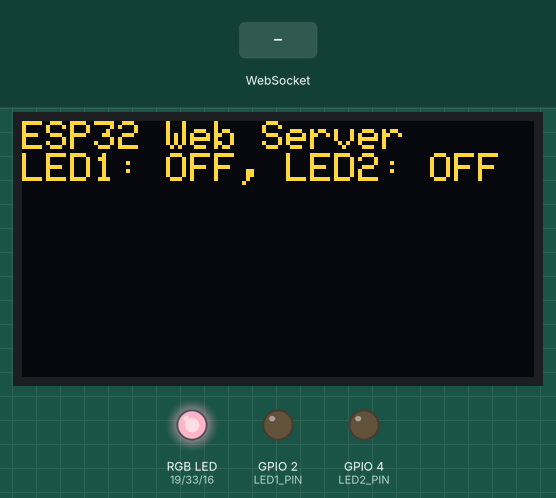
The sketch below on a simulated ESP32. On the bench: 128×64 one-colour display, an RGB LED mixed from three pins (HIGH = lit), output pins drawn as LEDs (lit = HIGH). The inputs (shaded band) are chosen by the test bench. The OLED is the two-colour kind (top 16 rows yellow); WiFi joins after 1.5 s; servers stay silent unless stated; the display library's start-up logo is not drawn; what the sketch prints to the serial monitor is not drawn.

Above: at 3.7 s.
3.8 s: WebSocket text "toggleLED1" received
At 5.0 s:
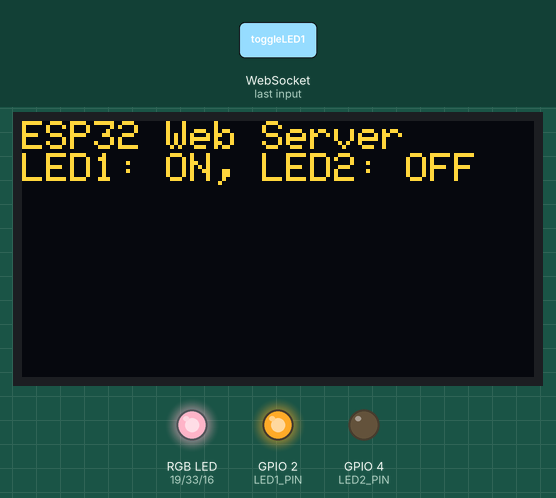
5.3 s: WebSocket text "toggleLED2" received
At 6.3 s:
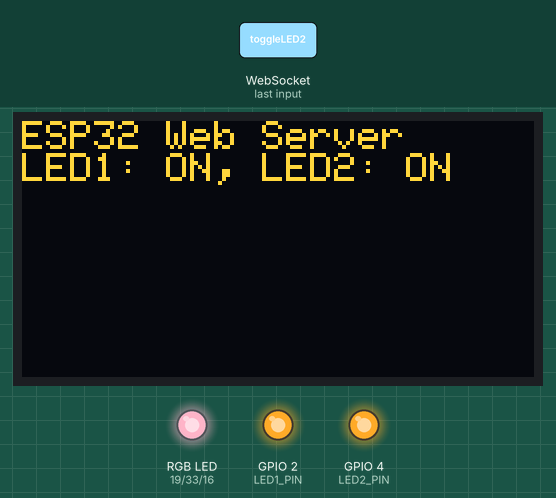
6.8 s: WebSocket text "toggleLED1" received
At 7.5 s:
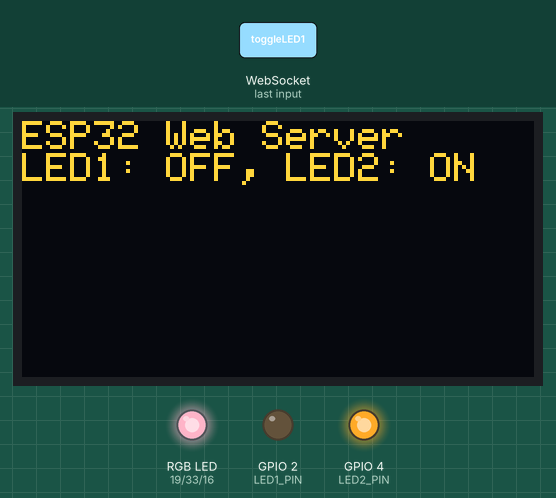
8.3 s: WebSocket text "toggleLED2" received
At 8.6 s:
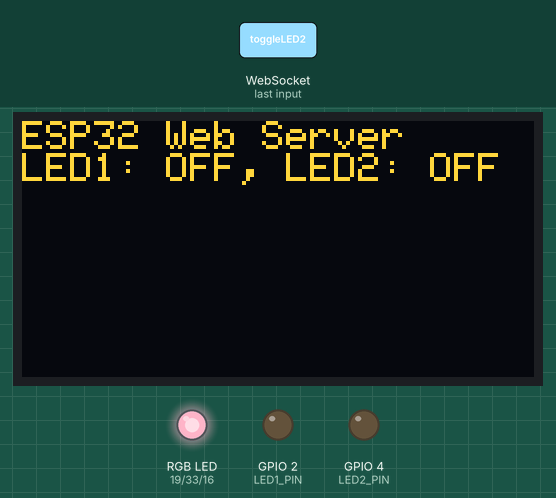
Timing chart, 0 to 10.8 s (numbered marks = the images above; inputs shaded):
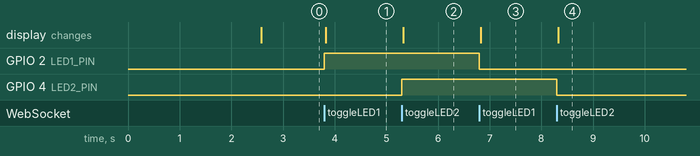

The sketch:

ESP32_WebSocket_LED_Control.ino
```cpp
#include <WiFi.h>
#include <WebServer.h>
#include <WebSocketsServer.h>
#include <Adafruit_SSD1306.h>
#include <Adafruit_GFX.h>

// Define the GPIO pins for the RGB LED
#define RED_PIN 19
#define GREEN_PIN 33
#define BLUE_PIN 16

// Define the GPIO pins for the LEDs
#define LED1_PIN 2
#define LED2_PIN 4

// OLED display setup
#define SCREEN_WIDTH 128
#define SCREEN_HEIGHT 64
Adafruit_SSD1306 display(SCREEN_WIDTH, SCREEN_HEIGHT, &Wire, -1);

WebServer server(80);
WebSocketsServer webSocket = WebSocketsServer(81);

bool led1State = false;
bool led2State = false;

// WiFi credentials
const char* ssid = "ALX The Piano 01";
const char* password = "Thepiano01";

// Function to update the OLED display
void updateOLED() {
  display.clearDisplay();
  display.setTextSize(1);
  display.setTextColor(SSD1306_WHITE);
  display.setCursor(0, 0);

  display.println("ESP32 Web Server");

  // Use else if to conditionally display the LED states
  if (led1State && led2State) {
    display.println("LED1: ON, LED2: ON");
  }
  else if (led1State && !led2State) {
    display.println("LED1: ON, LED2: OFF");
  }
  else if (!led1State && led2State) {
    display.println("LED1: OFF, LED2: ON");
  }
  else {
    display.println("LED1: OFF, LED2: OFF");
  }

  display.display();
}

// Initialize WiFi connection
void setupWiFi() {
  WiFi.begin(ssid, password);
  while (WiFi.status() != WL_CONNECTED) {
    delay(500);
    Serial.print(".");
  }
  Serial.println("Connected to WiFi");
}

// Toggle the LED state and update OLED
void toggleLED(int ledPin, bool &ledState) {
  ledState = !ledState;
  digitalWrite(ledPin, ledState ? HIGH : LOW);
  updateOLED();
}

// WebSocket event handler
void webSocketEvent(uint8_t num, WStype_t type, uint8_t * payload, size_t length) {
  if (type == WStype_TEXT) {
    String msg = String((char*)payload);
    // Use else if to check the specific command
    if (msg == "toggleLED1") {
      toggleLED(LED1_PIN, led1State);
    }
    else if (msg == "toggleLED2") {
      toggleLED(LED2_PIN, led2State);
    }
    // Send back the current LED states to the client
    webSocket.sendTXT(num, "LED1:" + String(led1State ? "ON" : "OFF") + ", LED2:" + String(led2State ? "ON" : "OFF"));
  }
}

// HTML content for the webpage
const char webpage[] PROGMEM = R"rawliteral(
<!DOCTYPE HTML><html>
<head><title>ESP32 LED Control</title></head>
<body>
  <h1>ESP32 Web Server</h1>
  <button onclick="toggleLED('toggleLED1')">Toggle LED 1</button>
  <button onclick="toggleLED('toggleLED2')">Toggle LED 2</button>
  <script>
    var connection = new WebSocket('ws://' + location.hostname + ':81/');
    connection.onmessage = function(event) {
      console.log("WebSocket message received:", event.data);
    };
    function toggleLED(ledCommand) {
      connection.send(ledCommand);
    }
  </script>
</body>
</html>)rawliteral";

void setup() {
  Serial.begin(115200);

  // Initialize OLED display
  if(!display.begin(SSD1306_SWITCHCAPVCC, 0x3C)) {
    Serial.println(F("SSD1306 allocation failed"));
    while(true);
  }
  display.display();
  delay(1000);
  display.clearDisplay();

  // Initialize LED pins
  pinMode(LED1_PIN, OUTPUT);
  pinMode(LED2_PIN, OUTPUT);
  pinMode(RED_PIN, OUTPUT);
  pinMode(GREEN_PIN, OUTPUT);
  pinMode(BLUE_PIN, OUTPUT);

  // Set initial brightness for the RGB LED
  analogWrite(RED_PIN, 255);    // Full brightness for red
  analogWrite(GREEN_PIN, 180);  // Medium brightness for green
  analogWrite(BLUE_PIN, 200);   // Medium brightness for blue

  setupWiFi();
  server.on("/", []() {
    server.send_P(200, "text/html", webpage);
  });
  server.begin();
  webSocket.begin();
  webSocket.onEvent(webSocketEvent);
  updateOLED();
}

void loop() {
  server.handleClient();
  webSocket.loop();
}


  // The code is well-commented and should be easy to understand. Here’s a brief overview of the code:

  // Include the necessary libraries for WiFi, WebServer, WebSocketsServer, Adafruit_SSD1306, and Adafruit_GFX.
  // Define the GPIO pins for the RGB LED, LEDs, and OLED display.
  // Initialize the WebServer and WebSocketsServer objects.
  // Define the LED states and initialize the WiFi connection.
  // Implement the updateOLED function to update the OLED display with the current LED states.
  // Implement the toggleLED function to toggle the state of an LED and update the OLED display.
  // Implement the webSocketEvent function to handle WebSocket messages and toggle the LEDs accordingly.
  // Define the HTML content for the webpage.
  // Implement the setup function to initialize the OLED display, LED pins, RGB LED brightness, WiFi connection, WebServer, and WebSocketsServer.
  // Implement the loop function to handle incoming client requests and WebSocket messages.

  // Compile and Upload the Code
  // After writing the code, compile and upload it to your ESP32 board. Make sure you have selected the correct board and port in the Arduino IDE before uploading the code.
  // Once the code is uploaded, open the Serial Monitor to view the IP address of the ESP32. You will need this IP address to access the web server.
  // Access the Web Server
  // Open a web browser on your computer or smartphone and enter the IP address of the ESP32 in the address bar. You should see a webpage with two buttons labeled “Toggle LED 1” and “Toggle LED 2”.
  // Clicking on these buttons will toggle the states of the LEDs connected to the ESP32. The OLED display will also update to show the current states of the LEDs.
  // You can also open the Serial Monitor to view the WebSocket messages sent and received by the ESP32.
  // That’s it! You have successfully created a web server to control LEDs using WebSocket communication on an ESP32. You can now customize the code to add more features or control other devices using the web server.
  // Summary
  // In this tutorial, you learned how to create a web server to control LEDs using WebSocket communication on an ESP32. You used the WebServer and WebSocketsServer libraries to handle HTTP requests and WebSocket messages. You also used an OLED display to show the current states of the LEDs.
  // WebSocket communication allows for real-time bidirectional communication between the ESP32 and the web client,
```

Measured:
- after the input at 3.8 s, GPIO 2 (LED1_PIN): LOW → HIGH at once; the display: changes at once (image 1)
- after the input at 5.3 s, GPIO 4 (LED2_PIN): LOW → HIGH at once; the display: changes at once (image 2)
- after the input at 6.8 s, GPIO 2 (LED1_PIN): HIGH → LOW at once; the display: changes at once (image 3)
- after the input at 8.3 s, GPIO 4 (LED2_PIN): HIGH → LOW at once; the display: changes at once (image 4)
